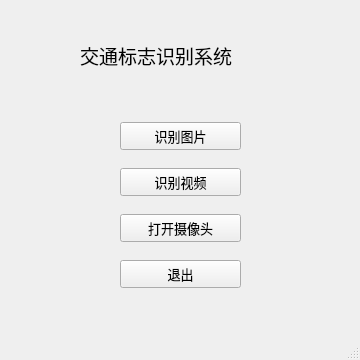
<?xml version="1.0" encoding="UTF-8"?>
<ui version="4.0">
 <class>MainWindow</class>
 <widget class="QMainWindow" name="MainWindow">
  <property name="geometry">
   <rect>
    <x>0</x>
    <y>0</y>
    <width>360</width>
    <height>360</height>
   </rect>
  </property>
  <property name="minimumSize">
   <size>
    <width>360</width>
    <height>360</height>
   </size>
  </property>
  <property name="maximumSize">
   <size>
    <width>360</width>
    <height>360</height>
   </size>
  </property>
  <property name="windowTitle">
   <string>MainWindow</string>
  </property>
  <widget class="QWidget" name="centralwidget">
   <widget class="QPushButton" name="pushButton_3">
    <property name="geometry">
     <rect>
      <x>1261</x>
      <y>21</y>
      <width>189</width>
      <height>28</height>
     </rect>
    </property>
    <property name="font">
     <font>
      <family>黑体</family>
      <pointsize>10</pointsize>
     </font>
    </property>
    <property name="text">
     <string>识别图片中的交通标志</string>
    </property>
   </widget>
   <widget class="QLabel" name="label">
    <property name="geometry">
     <rect>
      <x>80</x>
      <y>40</y>
      <width>191</width>
      <height>31</height>
     </rect>
    </property>
    <property name="font">
     <font>
      <family>黑体</family>
      <pointsize>14</pointsize>
     </font>
    </property>
    <property name="text">
     <string>交通标志识别系统</string>
    </property>
   </widget>
   <widget class="QWidget" name="layoutWidget">
    <property name="geometry">
     <rect>
      <x>120</x>
      <y>110</y>
      <width>121</width>
      <height>191</height>
     </rect>
    </property>
    <layout class="QVBoxLayout" name="verticalLayout">
     <item>
      <widget class="QPushButton" name="pushButton">
       <property name="font">
        <font>
         <family>黑体</family>
         <pointsize>10</pointsize>
        </font>
       </property>
       <property name="text">
        <string>识别图片</string>
       </property>
      </widget>
     </item>
     <item>
      <widget class="QPushButton" name="pushButton_2">
       <property name="font">
        <font>
         <family>黑体</family>
         <pointsize>10</pointsize>
        </font>
       </property>
       <property name="text">
        <string>识别视频</string>
       </property>
      </widget>
     </item>
     <item>
      <widget class="QPushButton" name="pushButton_5">
       <property name="font">
        <font>
         <family>黑体</family>
         <pointsize>10</pointsize>
        </font>
       </property>
       <property name="text">
        <string>打开摄像头</string>
       </property>
      </widget>
     </item>
     <item>
      <widget class="QPushButton" name="pushButton_4">
       <property name="font">
        <font>
         <family>黑体</family>
         <pointsize>10</pointsize>
        </font>
       </property>
       <property name="text">
        <string>退出</string>
       </property>
      </widget>
     </item>
    </layout>
   </widget>
   <zorder>layoutWidget</zorder>
   <zorder>pushButton_3</zorder>
   <zorder>label</zorder>
  </widget>
  <widget class="QStatusBar" name="statusbar"/>
 </widget>
 <resources/>
 <connections/>
</ui>
